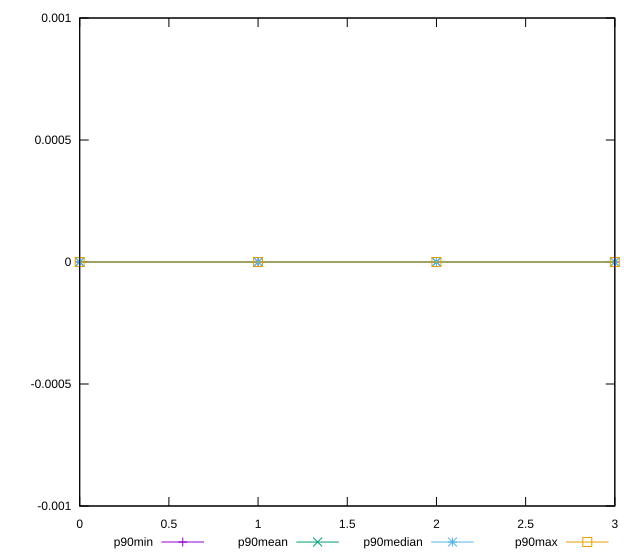

This chart was generated by the following gnuplot code:
reset

$p90Min <<EOF
0 0
1 0
2 0
3 0
EOF

$p90Mean <<EOF
0 0
1 5.55806270150266e-18
2 1.9251739682329842e-17
3 7.677074106450551e-18
EOF

$p90Median <<EOF
0 0
1 0
2 2.7755575615628914e-17
3 0
EOF

$p90Max <<EOF
0 0
1 3.2653618371328135e-17
2 2.7755575615628914e-17
3 2.7755575615628914e-17
EOF

set key outside below
set xrange [0:3]
set yrange [-0.001:0.0010000000000000328]
set trange [-0.001:0.0010000000000000328]
set terminal svg size 640, 560 enhanced background rgb 'white'
set output "reports/report_00033_2021-03-01T14-23-16.841Z/meta/score-difference/progression/value.svg"

plot $p90Min title "p90min" with linespoints, \
     $p90Mean title "p90mean" with linespoints, \
     $p90Median title "p90median" with linespoints, \
     $p90Max title "p90max" with linespoints

reset
